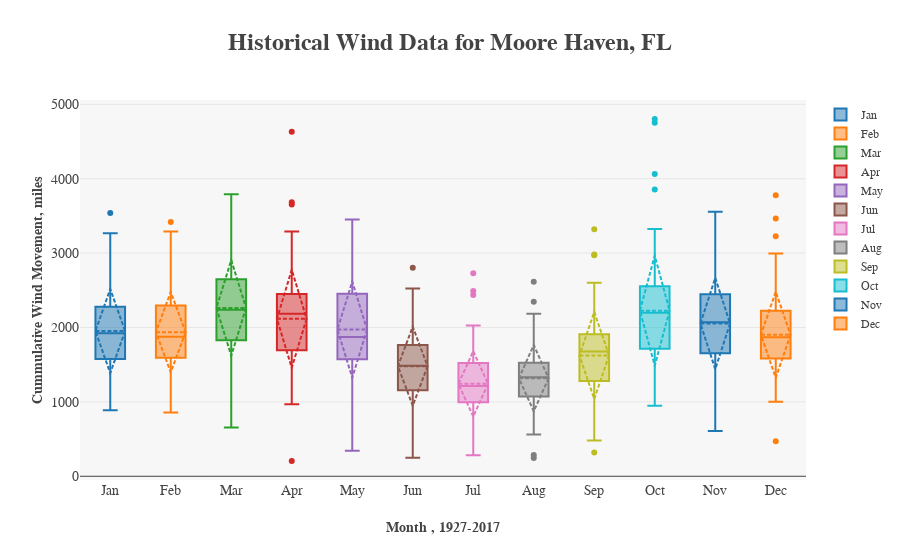

The cell this chart's notebook holds for it:
### Markdown cell above
## Historical Wind for Moore Haven, FL Evaluation Notes 1
Looking at the above plotly interactive scatter plot, I noticed a few things:
1. This wind data doesn't cover the same time span as the temperature and precipitation data and has a small gap (2014-8 to 2015-02)
2. The wind data experiences high volatility in from 1999 to 2000 as well as 2016 to 2017

### Code cell
# Plot the historical weather Dataframe for Moore Haven, FL for some quick Exploratory
# Data Analysis (EDA)
# Generate an interactive plot using the plotly package
layout = go.Layout(
    plot_bgcolor="rgb(247,247,247)",
    legend=dict(font=dict(family="serif", size=12)),
    title="<b>Historical Wind Data for Moore Haven, FL</b>",
    titlefont=dict(family="serif", size=24),
    yaxis=dict(title="<b>Cummulative Wind Movement, miles</b>", 
               titlefont=dict(family="serif", size=14),
               tickfont=dict(family="serif", size=14)),
    xaxis=dict(title="<b>Month , 1927-2017</b>", titlefont=dict(family="serif", size=14), 
               tickfont=dict(family="serif", size=14))
)

trace1 = go.Box(
    y=df_fl_wdmv[1],
    boxmean="sd",
    name="Jan"
)

trace2 = go.Box(
    y=df_fl_wdmv[2],
    boxmean="sd",
    name="Feb"
)

trace3 = go.Box(
    y=df_fl_wdmv[3],
    boxmean="sd",
    name="Mar"
)

trace4 = go.Box(
    y=df_fl_wdmv[4],
    boxmean="sd",
    name="Apr"
)

trace5 = go.Box(
    y=df_fl_wdmv[5],
    boxmean="sd",
    name="May"
)

trace6 = go.Box(
    y=df_fl_wdmv[6],
    boxmean="sd",
    name="Jun"
)

trace7 = go.Box(
    y=df_fl_wdmv[7],
    boxmean="sd",
    name="Jul"
)

trace8 = go.Box(
    y=df_fl_wdmv[8],
    boxmean="sd",
    name="Aug"
)

trace9 = go.Box(
    y=df_fl_wdmv[9],
    boxmean="sd",
    name="Sep"
)

trace10 = go.Box(
    y=df_fl_wdmv[10],
    boxmean="sd",
    name="Oct"
)

trace11 = go.Box(
    y=df_fl_wdmv[11],
    boxmean="sd",
    name="Nov"
)

trace12 = go.Box(
    y=df_fl_wdmv[12],
    boxmean="sd",
    name="Dec"
)

fig = go.Figure(data=[trace1, trace2, trace3, trace4, trace5, trace6, \
                      trace7, trace8, trace9, trace10, trace11, trace12], layout=layout)
py.offline.iplot(fig)
